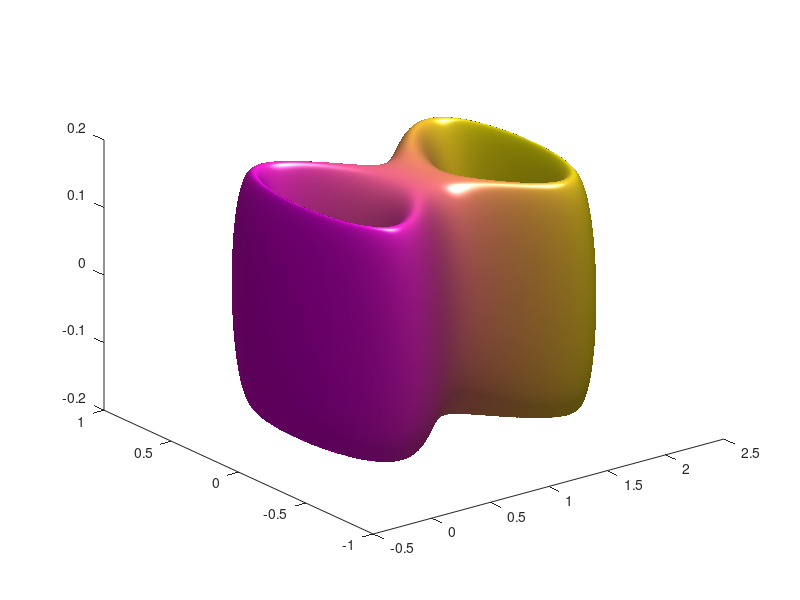

The MATLAB source for this figure:
x = linspace(-0.1,2.1,200);
y = linspace(-0.75,0.75,200);
z = linspace(-0.2,0.2,200);

[X,Y,Z] = meshgrid(x,y,z);

F=(X.*((X-1).^2).*(X-2)+Y.^2).^2 + Z.^2;

colormap spring
isosurface(X,Y,Z,F,0.03,X)
